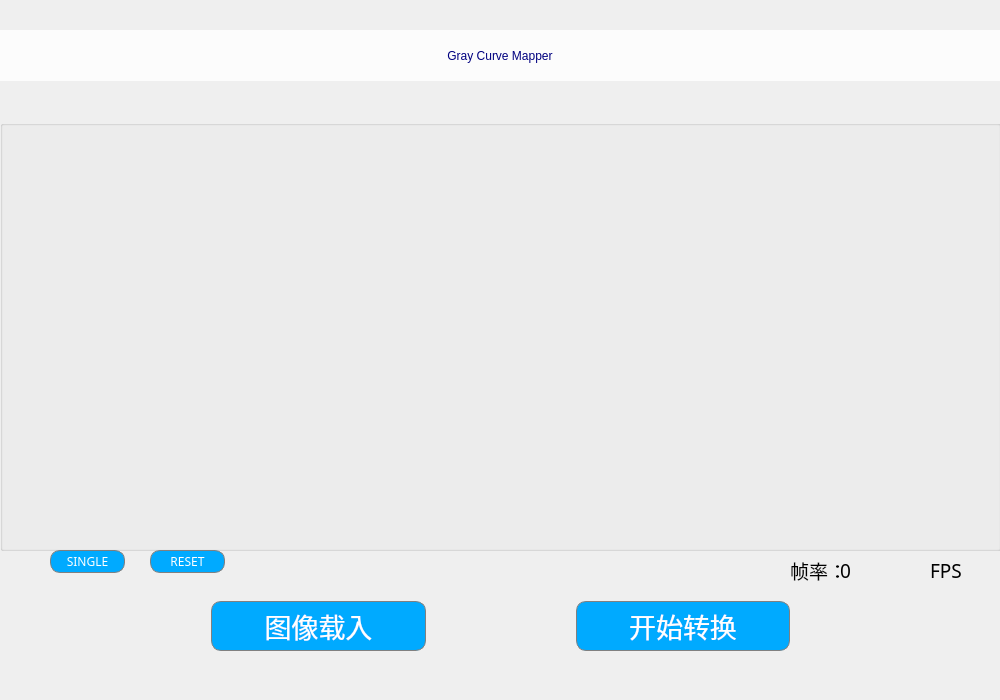
<?xml version="1.0" encoding="UTF-8"?>
<ui version="4.0">
 <class>MainWidget</class>
 <widget class="QWidget" name="MainWidget">
  <property name="geometry">
   <rect>
    <x>0</x>
    <y>0</y>
    <width>1000</width>
    <height>700</height>
   </rect>
  </property>
  <property name="windowTitle">
   <string>MainWidget</string>
  </property>
  <widget class="QLabel" name="label">
   <property name="geometry">
    <rect>
     <x>0</x>
     <y>30</y>
     <width>1000</width>
     <height>51</height>
    </rect>
   </property>
   <property name="styleSheet">
    <string notr="true">QLabel {
	font: 24pt &quot;微软雅黑&quot;;
	color: rgb(0, 0, 127);
	background-color: rgb(255, 255, 255, 80%)
}</string>
   </property>
   <property name="text">
    <string>Gray Curve Mapper</string>
   </property>
   <property name="alignment">
    <set>Qt::AlignCenter</set>
   </property>
  </widget>
  <widget class="QPushButton" name="dragModeBtn">
   <property name="geometry">
    <rect>
     <x>50</x>
     <y>550</y>
     <width>75</width>
     <height>23</height>
    </rect>
   </property>
   <property name="font">
    <font>
     <family>微软雅黑</family>
    </font>
   </property>
   <property name="styleSheet">
    <string notr="true">QPushButton{
color: rgb(255, 255, 255);
background:rgb(0, 170, 255);
border:1px solid grey;
border-radius: 10px;
}

</string>
   </property>
   <property name="text">
    <string>SINGLE</string>
   </property>
  </widget>
  <widget class="QGroupBox" name="viewBox">
   <property name="geometry">
    <rect>
     <x>0</x>
     <y>120</y>
     <width>1001</width>
     <height>431</height>
    </rect>
   </property>
   <layout class="QHBoxLayout" name="horizontalLayout">
    <item>
     <spacer name="horizontalSpacer_2">
      <property name="orientation">
       <enum>Qt::Horizontal</enum>
      </property>
      <property name="sizeType">
       <enum>QSizePolicy::Fixed</enum>
      </property>
      <property name="sizeHint" stdset="0">
       <size>
        <width>40</width>
        <height>20</height>
       </size>
      </property>
     </spacer>
    </item>
    <item>
     <widget class="ChartView" name="curveWidget" native="true">
      <property name="sizePolicy">
       <sizepolicy hsizetype="Fixed" vsizetype="Preferred">
        <horstretch>0</horstretch>
        <verstretch>0</verstretch>
       </sizepolicy>
      </property>
      <property name="minimumSize">
       <size>
        <width>450</width>
        <height>0</height>
       </size>
      </property>
     </widget>
    </item>
    <item>
     <spacer name="horizontalSpacer">
      <property name="orientation">
       <enum>Qt::Horizontal</enum>
      </property>
      <property name="sizeType">
       <enum>QSizePolicy::Fixed</enum>
      </property>
      <property name="sizeHint" stdset="0">
       <size>
        <width>40</width>
        <height>20</height>
       </size>
      </property>
     </spacer>
    </item>
    <item>
     <widget class="QLabel" name="imageLabel">
      <property name="text">
       <string/>
      </property>
     </widget>
    </item>
    <item>
     <spacer name="horizontalSpacer_3">
      <property name="orientation">
       <enum>Qt::Horizontal</enum>
      </property>
      <property name="sizeType">
       <enum>QSizePolicy::Fixed</enum>
      </property>
      <property name="sizeHint" stdset="0">
       <size>
        <width>40</width>
        <height>20</height>
       </size>
      </property>
     </spacer>
    </item>
   </layout>
  </widget>
  <widget class="QWidget" name="layoutWidget">
   <property name="geometry">
    <rect>
     <x>0</x>
     <y>590</y>
     <width>1001</width>
     <height>61</height>
    </rect>
   </property>
   <layout class="QHBoxLayout" name="horizontalLayout_2">
    <property name="spacing">
     <number>0</number>
    </property>
    <item>
     <spacer name="horizontalSpacer_4">
      <property name="orientation">
       <enum>Qt::Horizontal</enum>
      </property>
      <property name="sizeType">
       <enum>QSizePolicy::Fixed</enum>
      </property>
      <property name="sizeHint" stdset="0">
       <size>
        <width>200</width>
        <height>20</height>
       </size>
      </property>
     </spacer>
    </item>
    <item>
     <widget class="QPushButton" name="loadImageBtn">
      <property name="minimumSize">
       <size>
        <width>0</width>
        <height>50</height>
       </size>
      </property>
      <property name="font">
       <font>
        <family>微软雅黑</family>
        <pointsize>20</pointsize>
       </font>
      </property>
      <property name="styleSheet">
       <string notr="true">QPushButton{
color: rgb(255, 255, 255);
background:rgb(0, 170, 255);
border:1px solid grey;
border-radius: 10px;
}
QPushButton:hover{
border-color:rgb(139,170,105)
;background:rgb(0, 161, 241);
}
QPushButton:pressed{
border-color:gray;
background:rgb(0, 153, 230);
}
</string>
      </property>
      <property name="text">
       <string>图像载入</string>
      </property>
     </widget>
    </item>
    <item>
     <spacer name="horizontalSpacer_5">
      <property name="orientation">
       <enum>Qt::Horizontal</enum>
      </property>
      <property name="sizeType">
       <enum>QSizePolicy::Fixed</enum>
      </property>
      <property name="sizeHint" stdset="0">
       <size>
        <width>150</width>
        <height>20</height>
       </size>
      </property>
     </spacer>
    </item>
    <item>
     <widget class="QPushButton" name="startConvertionBtn">
      <property name="minimumSize">
       <size>
        <width>0</width>
        <height>50</height>
       </size>
      </property>
      <property name="font">
       <font>
        <family>微软雅黑</family>
        <pointsize>20</pointsize>
       </font>
      </property>
      <property name="styleSheet">
       <string notr="true">QPushButton{
color: rgb(255, 255, 255);
background:rgb(0, 170, 255);
border:1px solid grey;
border-radius: 10px;
}
QPushButton:hover{
border-color:rgb(139,170,105)
;background:rgb(0, 161, 241);
}
QPushButton:pressed{
border-color:gray;
background:rgb(0, 153, 230);
}
</string>
      </property>
      <property name="text">
       <string>开始转换</string>
      </property>
     </widget>
    </item>
    <item>
     <spacer name="horizontalSpacer_7">
      <property name="orientation">
       <enum>Qt::Horizontal</enum>
      </property>
      <property name="sizeType">
       <enum>QSizePolicy::Fixed</enum>
      </property>
      <property name="sizeHint" stdset="0">
       <size>
        <width>200</width>
        <height>20</height>
       </size>
      </property>
     </spacer>
    </item>
   </layout>
  </widget>
  <widget class="QLabel" name="label_3">
   <property name="geometry">
    <rect>
     <x>930</x>
     <y>560</y>
     <width>41</width>
     <height>21</height>
    </rect>
   </property>
   <property name="font">
    <font>
     <family>微软雅黑</family>
     <pointsize>14</pointsize>
    </font>
   </property>
   <property name="text">
    <string>FPS</string>
   </property>
  </widget>
  <widget class="QLabel" name="fpsLabel">
   <property name="geometry">
    <rect>
     <x>840</x>
     <y>560</y>
     <width>81</width>
     <height>21</height>
    </rect>
   </property>
   <property name="font">
    <font>
     <family>微软雅黑</family>
     <pointsize>14</pointsize>
    </font>
   </property>
   <property name="text">
    <string>0</string>
   </property>
  </widget>
  <widget class="QLabel" name="label_5">
   <property name="geometry">
    <rect>
     <x>790</x>
     <y>560</y>
     <width>61</width>
     <height>21</height>
    </rect>
   </property>
   <property name="font">
    <font>
     <family>微软雅黑</family>
     <pointsize>14</pointsize>
    </font>
   </property>
   <property name="text">
    <string>帧率：</string>
   </property>
  </widget>
  <widget class="QPushButton" name="resetCurveBtn">
   <property name="geometry">
    <rect>
     <x>150</x>
     <y>550</y>
     <width>75</width>
     <height>23</height>
    </rect>
   </property>
   <property name="font">
    <font>
     <family>微软雅黑</family>
    </font>
   </property>
   <property name="styleSheet">
    <string notr="true">QPushButton{
color: rgb(255, 255, 255);
background:rgb(0, 170, 255);
border:1px solid grey;
border-radius: 10px;
}

</string>
   </property>
   <property name="text">
    <string>RESET</string>
   </property>
  </widget>
 </widget>
 <layoutdefault spacing="6" margin="11"/>
 <customwidgets>
  <customwidget>
   <class>ChartView</class>
   <extends>QWidget</extends>
   <header>chartview.h</header>
   <container>1</container>
  </customwidget>
 </customwidgets>
 <resources/>
 <connections/>
</ui>
